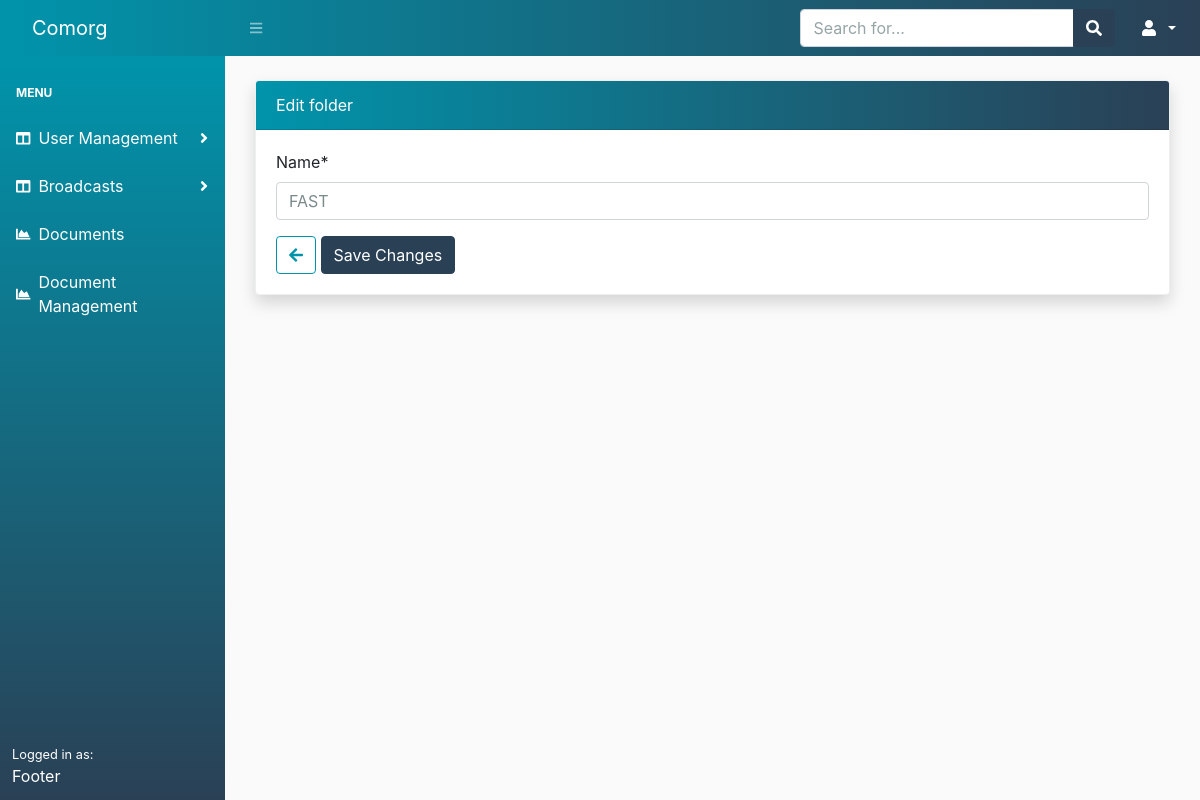
/documents/1/folder_edit/, run on an earlier commit of the app's database.
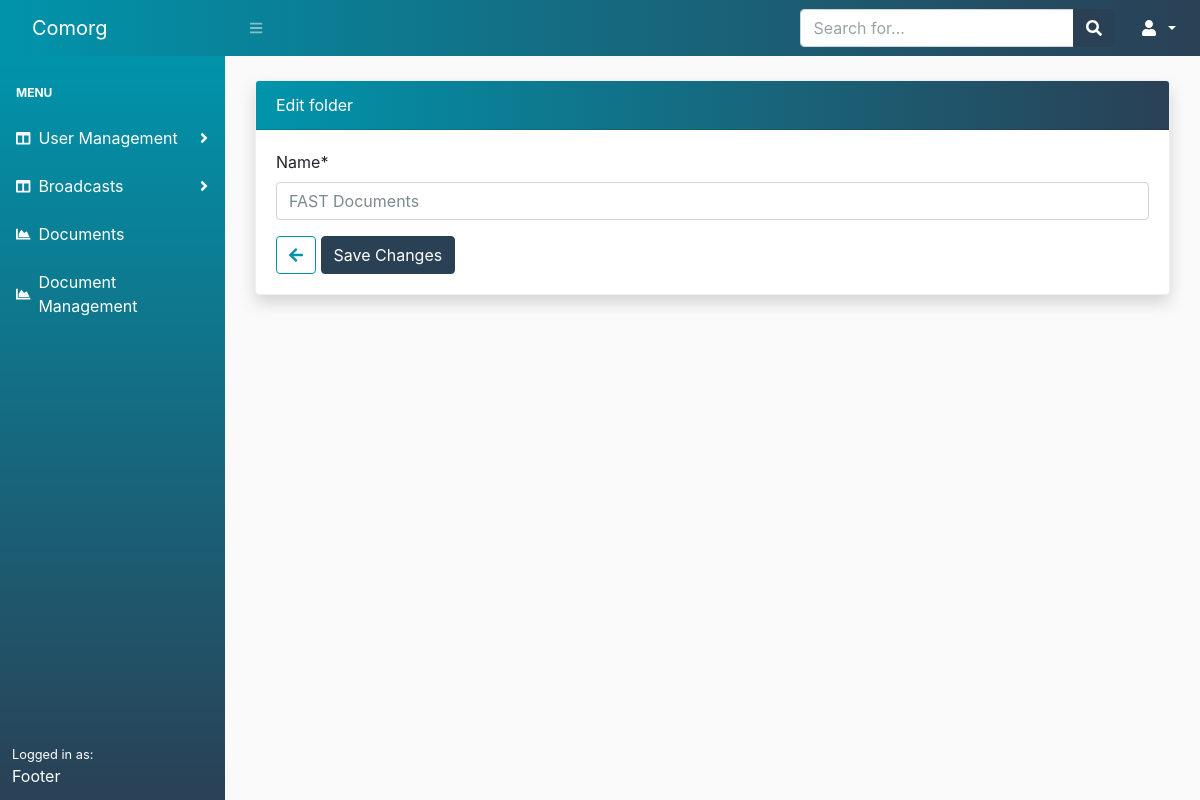
And on a later commit of the database.
### document/models.py (models this page shows, shortened)
class Folder(models.Model):
    name = models.CharField(max_length=140)
    description = models.CharField(max_length=250, blank=True, null=True)
    created = models.DateTimeField(auto_now_add=True)
    parent = models.ForeignKey('self', on_delete=models.CASCADE, related_name='subfolders', blank=True, null=True)

### document/views.py (the view)
# urls.py: path('<int:folder_id>/folder_edit/', views.folder_edit, name='folder_edit'),
def folder_edit(request, folder_id: int):
    folder = get_object_or_404(Folder, pk=folder_id)
    parent_folder = folder.parent
    if request.method == 'POST':
        form = FolderEditForm(instance=folder, data=request.POST)
        if form.is_valid():
            form.save()
            messages.success(request, 'Folder updated successfully.')
            if parent_folder:
                return redirect('document:document_list', folder_id=parent_folder.id)
            else:
                return redirect('document:document_list')
        else:
            messages.error(request, 'Something went wrong')
    else:
        form = FolderEditForm(instance=folder)
    return render(request, 'document/folder/edit.html', {'form': form})

### document/forms.py
class FolderEditForm(forms.ModelForm):
    class Meta:
        model = Folder
        fields = ('name', )

### document/templates/document/folder/edit.html (shortened to what this page needs)
{% extends 'core/base.html' %}
{% load crispy_forms_tags %}
{% block content %}
    <div class="container">
        <div class="card border-light shadow">
            <div class="card-header bg-dark-custom">
                Edit folder
            </div>
            <div class="card-body">
                <form method="POST">
                    <div class="fieldset">
                        {{ form|crispy }}
                    </div>
                    <a class="btn btn-outline-info" href="javascript:history.go(-1)"><i class="fas fa-arrow-left"></i></a>
                    <input type="submit" class="btn btn-primary" value="Save Changes">
                </form>
            </div>
        </div>
    </div>
{% endblock %}

What changed in the data, as far as the page shows it:
changed Folder: name "FAST" → "FAST Documents"
